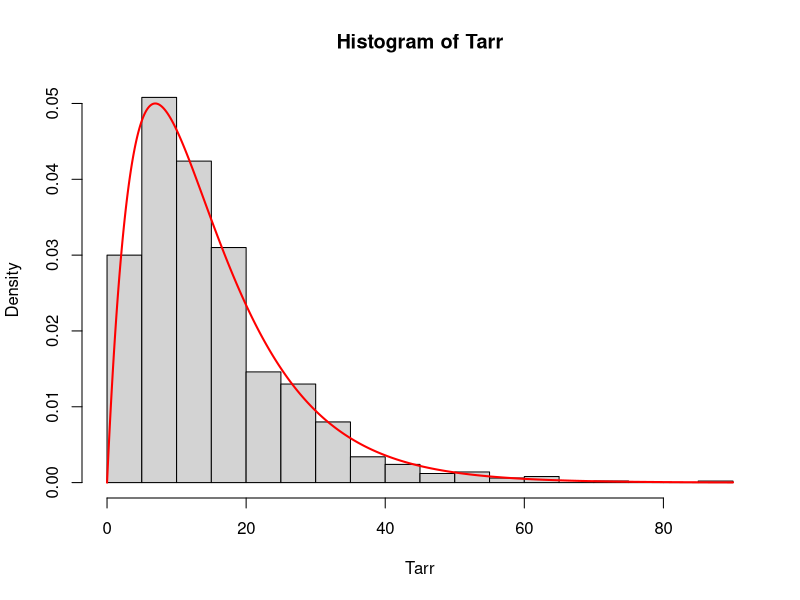

Source code (R):
# Mini Project 1
# Name: Kaden Chan
# Section 1. Answers to the specific questions asked
# Section 2: R code. Your code must be annotated.
# No points may be given if a brief look at the code
# does not tell us what it is doing.

# 1b i. Simulate 1 draw for A and B block lifetimes
A <- rexp(1, rate = 1 / 10)
B <- rexp(1, rate = 1 / 10)

# Lifetime T is max (A,B)
T <- max(A, B)
cat("1b (i): T = ", T)

# 1b ii. Simulate 1000
Tarr <- numeric(1000)
for (i in 1:1000) {
  A <- rexp(1, rate = 1 / 10)
  B <- rexp(1, rate = 1 / 10)
  Tarr[i] <- max(A, B)
}

#1b iii. Histogram
hist(Tarr, breaks = 20, probability = TRUE)

#super impose pdf
curve(
  0.2 * exp(-0.1 * x) - 0.2 * exp(-0.2 * x),
  add = TRUE,
  col = "red",
  lwd = 2,
  n = 1000
)

#1b iv. estimate E(T) with mean of Tarr
cat("\n1b (iv): mean of simulation: ", mean(Tarr))

#1b v. calc proportion of lifetimes above 15
above15 <- 0
for (i in 1:1000) {
  if (Tarr[i] > 15) {
    above15 <- above15 + 1
  }
}

cat(
  "\n1b (v): simulated probability for satelite lasting > 15 yrs: ",
  above15 / 1000
)

#1b vi. E(T) and > 15 estimate 4 more times
cat("\n 1b (vi): Calc 4 more times")
above15.1 <- 0
Tarr1 <- numeric(1000)
for (i in 1:1000) {
  A <- rexp(1, rate = 1 / 10)
  B <- rexp(1, rate = 1 / 10)
  Tarr1[i] <- max(A, B)
  if (Tarr1[i] > 15) {
    above15.1 <- above15.1 + 1
  }
}
cat("\n1. mean of simulation: ", mean(Tarr1))
cat("\nsimulated probability for satelite lasting > 15 yrs: ", above15.1 / 1000)

above15.2 <- 0
Tarr2 <- numeric(1000)
for (i in 1:1000) {
  A <- rexp(1, rate = 1 / 10)
  B <- rexp(1, rate = 1 / 10)
  Tarr2[i] <- max(A, B)
  if (Tarr2[i] > 15) {
    above15.2 <- above15.2 + 1
  }
}
cat("\n2. mean of simulation: ", mean(Tarr2))
cat("\nsimulated probability for satelite lasting > 15 yrs: ", above15.2 / 1000)
above15.3 <- 0
Tarr3 <- numeric(1000)
for (i in 1:1000) {
  A <- rexp(1, rate = 1 / 10)
  B <- rexp(1, rate = 1 / 10)
  Tarr3[i] <- max(A, B)
  if (Tarr3[i] > 15) {
    above15.3 <- above15.3 + 1
  }
}
cat("\n3. mean of simulation: ", mean(Tarr3))
cat("\nsimulated probability for satelite lasting > 15 yrs: ", above15.3 / 1000)

above15.4 <- 0
Tarr4 <- numeric(1000)
for (i in 1:1000) {
  A <- rexp(1, rate = 1 / 10)
  B <- rexp(1, rate = 1 / 10)
  Tarr4[i] <- max(A, B)
  if (Tarr4[i] > 15) {
    above15.4 <- above15.4 + 1
  }
}
cat("\n4. mean of simulation: ", mean(Tarr4))
cat("\nsimulated probability for satelite lasting > 15 yrs: ", above15.4 / 1000)

#1c 100 trials - E(T) and > 15 estimate 5 times
cat("\n\n1c: 100 TRIALS")
above15.1 <- 0
Tarr1 <- numeric(100)
for (i in 1:100) {
  A <- rexp(1, rate = 1 / 10)
  B <- rexp(1, rate = 1 / 10)
  Tarr1[i] <- max(A, B)
  if (Tarr1[i] > 15) {
    above15.1 <- above15.1 + 1
  }
}
cat("\n1. mean of simulation: ", mean(Tarr1))
cat("\nsimulated probability for satelite lasting > 15 yrs: ", above15.1 / 100)

above15.2 <- 0
Tarr2 <- numeric(100)
for (i in 1:100) {
  A <- rexp(1, rate = 1 / 10)
  B <- rexp(1, rate = 1 / 10)
  Tarr2[i] <- max(A, B)
  if (Tarr2[i] > 15) {
    above15.2 <- above15.2 + 1
  }
}
cat("\n2. mean of simulation: ", mean(Tarr2))
cat("\nsimulated probability for satelite lasting > 15 yrs: ", above15.2 / 100)
above15.3 <- 0
Tarr3 <- numeric(100)
for (i in 1:100) {
  A <- rexp(1, rate = 1 / 10)
  B <- rexp(1, rate = 1 / 10)
  Tarr3[i] <- max(A, B)
  if (Tarr3[i] > 15) {
    above15.3 <- above15.3 + 1
  }
}
cat("\n3. mean of simulation: ", mean(Tarr3))
cat("\nsimulated probability for satelite lasting > 15 yrs: ", above15.3 / 100)

above15.4 <- 0
Tarr4 <- numeric(100)
for (i in 1:100) {
  A <- rexp(1, rate = 1 / 10)
  B <- rexp(1, rate = 1 / 10)
  Tarr4[i] <- max(A, B)
  if (Tarr4[i] > 15) {
    above15.4 <- above15.4 + 1
  }
}
cat("\n4. mean of simulation: ", mean(Tarr4))
cat("\nsimulated probability for satelite lasting > 15 yrs: ", above15.4 / 100)

above15.5 <- 0
Tarr5 <- numeric(100)
for (i in 1:100) {
  A <- rexp(1, rate = 1 / 10)
  B <- rexp(1, rate = 1 / 10)
  Tarr5[i] <- max(A, B)
  if (Tarr5[i] > 15) {
    above15.5 <- above15.5 + 1
  }
}
cat("\n5. mean of simulation: ", mean(Tarr5))
cat("\nsimulated probability for satelite lasting > 15 yrs: ", above15.5 / 100)

#1c 10000 trials - E(T) and > 15 estimate 5 times
cat("\n\n1c: 10000 TRIALS")
above15.1 <- 0
Tarr1 <- numeric(10000)
for (i in 1:10000) {
  A <- rexp(1, rate = 1 / 10)
  B <- rexp(1, rate = 1 / 10)
  Tarr1[i] <- max(A, B)
  if (Tarr1[i] > 15) {
    above15.1 <- above15.1 + 1
  }
}
cat("\n1. mean of simulation: ", mean(Tarr1))
cat(
  "\nsimulated probability for satelite lasting > 15 yrs: ",
  above15.1 / 10000
)

above15.2 <- 0
Tarr2 <- numeric(10000)
for (i in 1:10000) {
  A <- rexp(1, rate = 1 / 10)
  B <- rexp(1, rate = 1 / 10)
  Tarr2[i] <- max(A, B)
  if (Tarr2[i] > 15) {
    above15.2 <- above15.2 + 1
  }
}
cat("\n2. mean of simulation: ", mean(Tarr2))
cat(
  "\nsimulated probability for satelite lasting > 15 yrs: ",
  above15.2 / 10000
)
above15.3 <- 0
Tarr3 <- numeric(10000)
for (i in 1:10000) {
  A <- rexp(1, rate = 1 / 10)
  B <- rexp(1, rate = 1 / 10)
  Tarr3[i] <- max(A, B)
  if (Tarr3[i] > 15) {
    above15.3 <- above15.3 + 1
  }
}
cat("\n3. mean of simulation: ", mean(Tarr3))
cat(
  "\nsimulated probability for satelite lasting > 15 yrs: ",
  above15.3 / 10000
)

above15.4 <- 0
Tarr4 <- numeric(10000)
for (i in 1:10000) {
  A <- rexp(1, rate = 1 / 10)
  B <- rexp(1, rate = 1 / 10)
  Tarr4[i] <- max(A, B)
  if (Tarr4[i] > 15) {
    above15.4 <- above15.4 + 1
  }
}
cat("\n4. mean of simulation: ", mean(Tarr4))
cat(
  "\nsimulated probability for satelite lasting > 15 yrs: ",
  above15.4 / 10000
)

above15.5 <- 0
Tarr5 <- numeric(10000)
for (i in 1:10000) {
  A <- rexp(1, rate = 1 / 10)
  B <- rexp(1, rate = 1 / 10)
  Tarr5[i] <- max(A, B)
  if (Tarr5[i] > 15) {
    above15.5 <- above15.5 + 1
  }
}
cat("\n5. mean of simulation: ", mean(Tarr5))
cat(
  "\nsimulated probability for satelite lasting > 15 yrs: ",
  above15.5 / 10000
)

#2 Estimate Pi by guessing for square range and checking circle
insideCircle <- 0
for (i in 1:10000) {
  x <- runif(1)
  y <- runif(1)
  # find distance from (.5, .5)
  d <- sqrt((x - .5) * (x - .5) + (y - .5) * (y - .5))
  if (d < .5) {
    insideCircle <- insideCircle + 1
  }
}
cat("\n2. Probability inside circle (simulated): ", insideCircle / 10000)
cat("\nEstimated pi: ", 4 * insideCircle / 10000)
